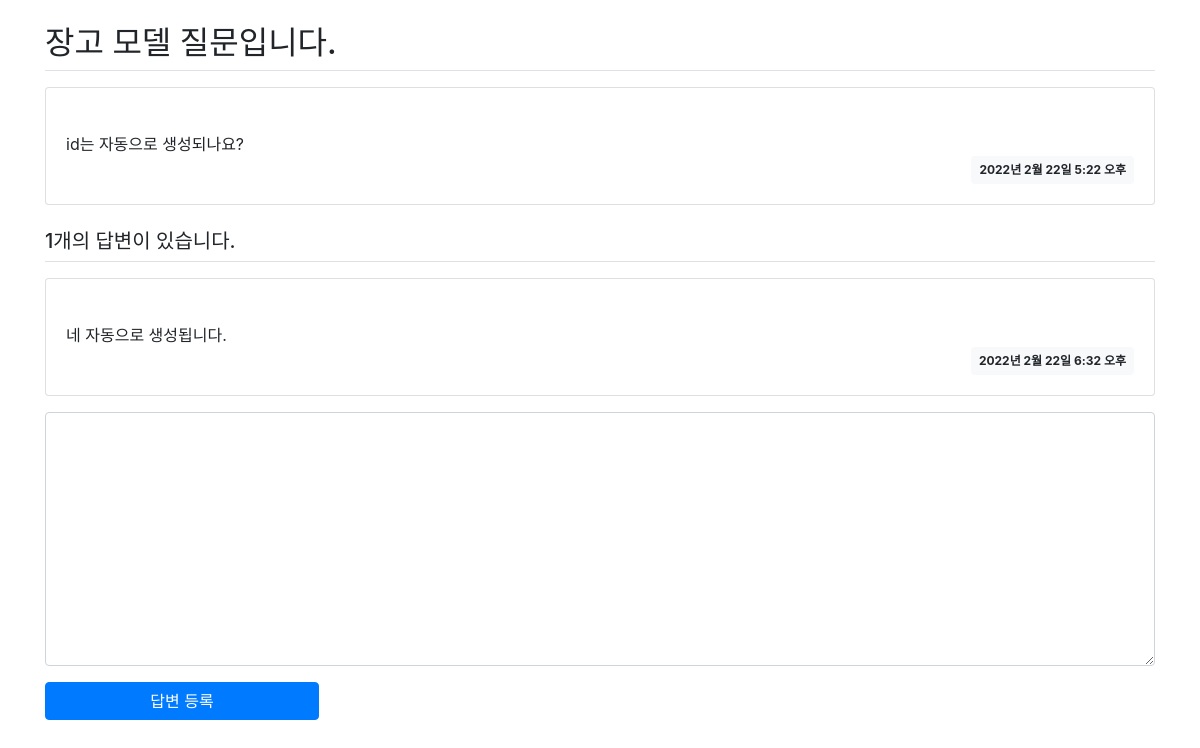
The app's page /pybo/2/, older data.
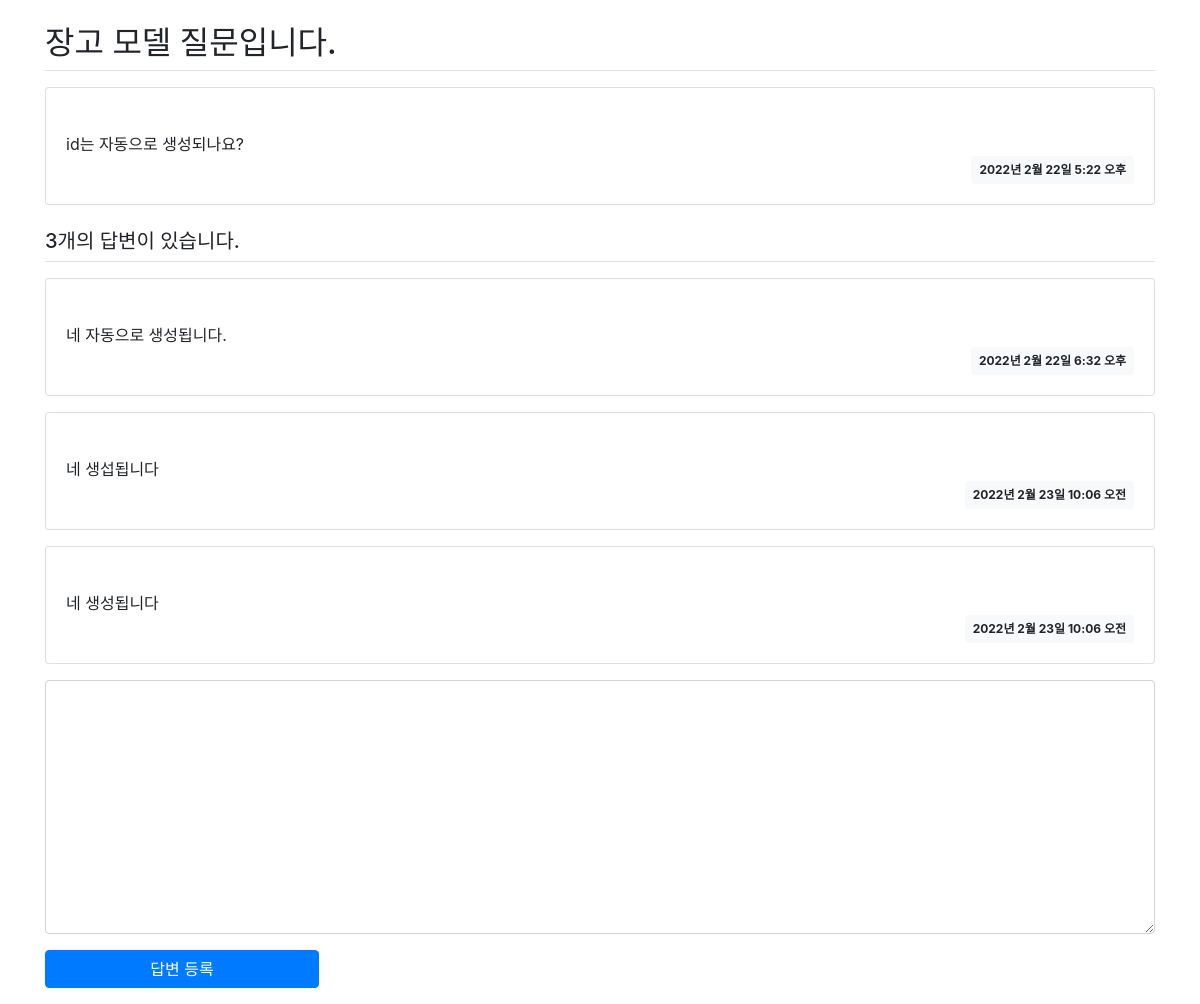
The same page, newer data.
### pybo/models.py (models this page shows, shortened)
class Question(models.Model):
    subject = models.CharField(max_length=200)
    content = models.TextField()
    create_date = models.DateTimeField()

class Answer(models.Model):
    question = models.ForeignKey(Question, on_delete=models.CASCADE)
    content = models.TextField()
    create_date = models.DateTimeField()

### pybo/views.py (the view)
# urls.py: path('<int:question_id>/', views.detail, name='detail'),
def detail(request, question_id):
    question = get_object_or_404(Question, pk=question_id)
    context = {'question': question}
    return render(request, 'pybo/question_detail.html', context)

### templates/pybo/question_detail.html (shortened to what this page needs)
{% extends 'base.html' %}
{% block content %}
<div class="container my-3">
    <h2 class="border-bottom py-2">{{ question.subject }}</h2>
    <div class="card my-3">
        <div class="card-body">
            <div class="card-text" style="white-space: pre-line;">
                {{  question.content }}
            </div>
            <div class="d-flex justify-content-end">
                <div class="badge badge-light p-2">
                    {{ question.create_date }}
                </div>
            </div>
        </div>
    </div>
    <h5 class="border-bottom my-3 py-2">
        {{ question.answer_set.count }}개의 답변이 있습니다.
    </h5>
    {% for answer in question.answer_set.all %}
    <div class="card my-3">
        <div class="card-body">
            <div class="card-text" style="white-space: pre-line;">
                {{ answer.content }}
            </div>
            <div class="d-flex justify-content-end">
                <div class="badge badge-light p-2">
                    {{ answer.create_date }}
                </div>
            </div>
        </div>
    </div>
    {%  endfor %}
    <form action="{% url 'pybo:answer_create' question.id %}" method="post" class="my-3">
        <div class="form-group">
            <textarea name="content" id="content" class="form-control" rows="10"></textarea>
        </div>
        <input type="summit" value="답변 등록" class="btn btn-primary">
    </form>
</div>
{% endblock %}

### templates/base.html (shortened to what this page needs)
{% load static %}
<html lang="ko">
<head>
    <link rel="stylesheet" type="text/css" href="{% static 'bootstrap.min.css' %}">
    <link rel="stylesheet" type="text/css" href="{% static 'style.css' %}">
</head>
<body>
{% block content %}
{% endblock %}
</body>
</html>

### static/style.css (style rules this page uses)
textarea { width:100%; }

Row changes from the older to the newer data that the page shows:
computed for Question "장고 모델 질문입니다.": answer_set.count "1" → "3"
added Answer: content "네 생섭됩니다", create_date "2022년 2월 23일 10:06 오전"
added Answer: content "네 생성됩니다", create_date "2022년 2월 23일 10:06 오전"
